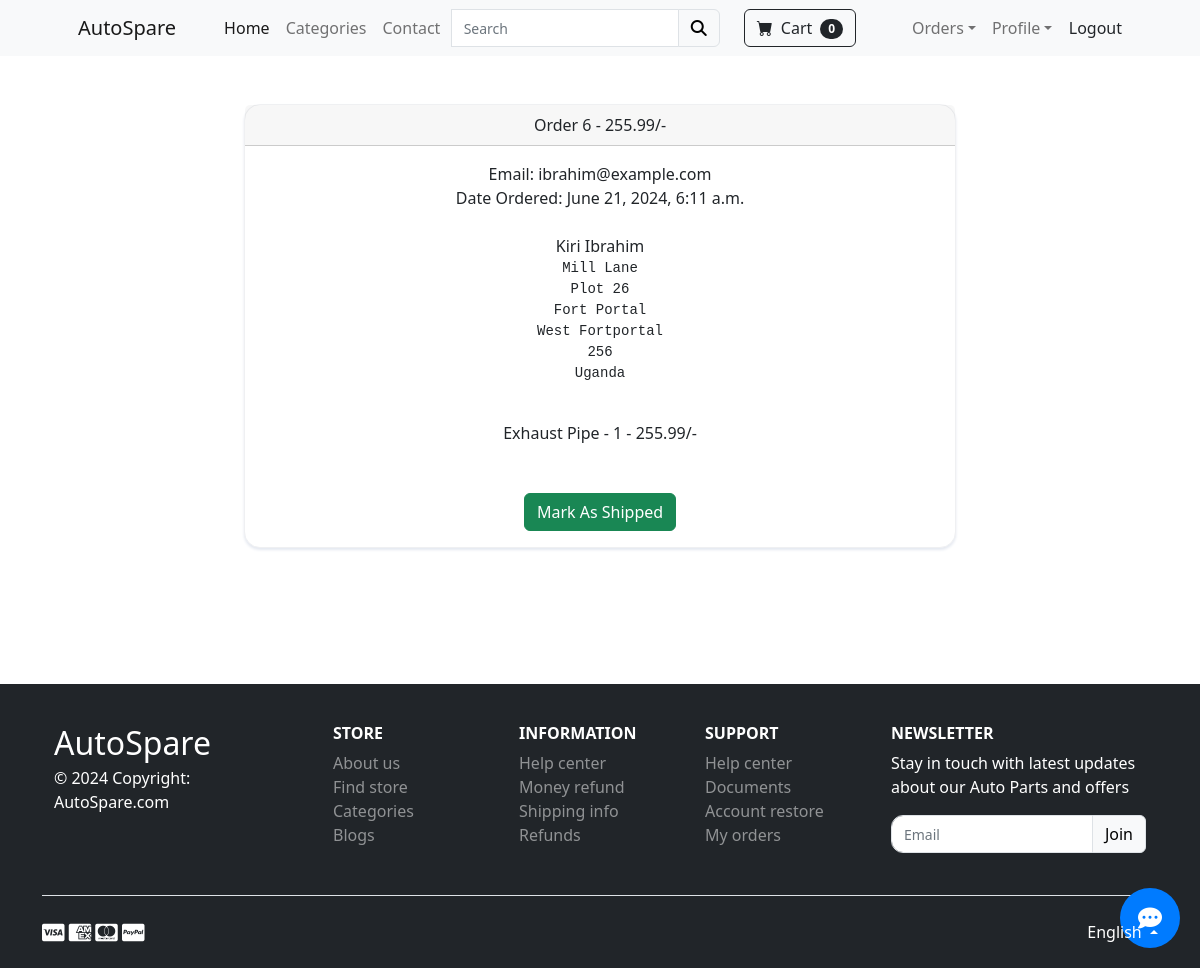
Screenshot of /payment/orders/6 (signed in) with the database file from the repository.
### payment/models.py (models this page shows, shortened)
class Order(models.Model):
    user = models.ForeignKey(User, on_delete=models.CASCADE, null=True, blank=True)
    full_name = models.CharField(max_length=250)
    email = models.EmailField(max_length=250)
    shipping_address = models.TextField(max_length=15000)
    amount_paid = models.DecimalField(max_digits=10, decimal_places=2)
    date_ordered = models.DateTimeField(auto_now_add=True)
    shipped = models.BooleanField(default=False)
    date_shipped = models.DateTimeField(blank=True, null=True)

class OrderItem(models.Model):
    order = models.ForeignKey(Order, on_delete=models.CASCADE, null=True)
    part = models.ForeignKey(Part, on_delete=models.CASCADE, null=True)
    user = models.ForeignKey(User, on_delete=models.CASCADE, null=True, blank=True)
    quantity = models.PositiveBigIntegerField(default=1)
    price = models.DecimalField(max_digits=10, decimal_places=2)

### store/models.py (models this page shows)
class Part(models.Model):
    name = models.CharField(max_length=255)
    price = models.DecimalField(default=0, decimal_places=2, max_digits=15)
    category = models.ForeignKey(Category, on_delete=models.CASCADE, default=1)
    description = models.CharField(max_length=250, default='', blank=True, null=True)
    image = models.ImageField(upload_to='uploads/part/')
    is_sale = models.BooleanField(default=False)
    sale_price = models.DecimalField(default=0, decimal_places=2, max_digits=15)
    def __str__(self):
        return self.name

### payment/views.py (the view, shortened to what this page needs)
# urls.py: path('orders/<int:pk>', views.orders, name='orders'),
def orders(request, pk):
    if request.user.is_authenticated and request.user.is_superuser:
        order = Order.objects.get(id=pk)
        items = OrderItem.objects.filter(order=pk)
        return render(request, 'payment/orders.html', {"order":order, "items":items})
    else:
        messages.success(request, "Access Denied!")
        return redirect('home')

### cart/cart.py (called while the page is built)
    def __len__(self):
        return len(self.cart)

### cart/context_processors.py (called while the page is built)
def cart(request):
    return {'cart': Cart(request)}

### payment/templates/payment/orders.html (shortened to what this page needs)
{% extends 'base.html' %}
{% block content %}
<div class="container">
    <div class="row">
        <center>
            <div class="col-8">
                <br><br>
                <div class="card">
                    <div class="card-header">
                        Order {{ order.id }} - {{ order.amount_paid }}/-
                    </div>
                    <div class="card-body">
                        Email: {{ order.email }}<br />
                        {% if order.date_shipped %}
                        Date Shipped: {{ order.date_shipped }}
                        {% else %}
                        Date Ordered: {{ order.date_ordered }}
                        {% endif %}
                        <br /><br />
                        {{ order.full_name }}<br />
                        <pre>{{ order.shipping_address }}
                        </pre>
                        {% for item in items %}
                        {{ item.part }} - {{ item.quantity }} - {{ item.price }}/-<br />
                        {% endfor %}
                        <br /><br />
                        {% if not order.shipped %}
                        <form method="POST">
                            <button type="Submit" class="btn btn-success">Mark As Shipped</button>
                        </form>
                        {% endif %}
                    </div>
                </div>
                <br /><br />
                <br /><br />
            </div>
        </center>
    </div>
</div>
{% endblock %}

### static/css/checkout.css (style rules this page uses)
.card { margin-bottom: 24px; -webkit-box-shadow: 0 2px 3px #e4e8f0; box-shadow: 0 2px 3px #e4e8f0; }
.card { position: relative; display: -webkit-box; display: -ms-flexbox; display: flex; -webkit-box-orient: vertical; -webkit-box-direction: normal; -ms-flex-direction: column; flex-direction: column; min-width: 0; word-wrap: break-word; background-color: #fff; background-clip: border-box; border: 1px solid #eff0f2; border-radius: 1rem; }

### static/css/billing_info.css (style rules this page uses)
.row { margin: 0; }
.col-8 { padding: 0 1vh; }

### rows the page displays
Order: id "6", amount_paid "255.99", email "ibrahim@example.com", date_ordered "June 21, 2024, 6:11 a.m.", full_name "Kiri Ibrahim", shipping_address "Mill Lane Plot 26 Fort Portal West Fortportal 256 Uganda"
OrderItem: part "Exhaust Pipe", quantity "1", price "255.99"

### other values shown
{{ cart|length }} "0"
